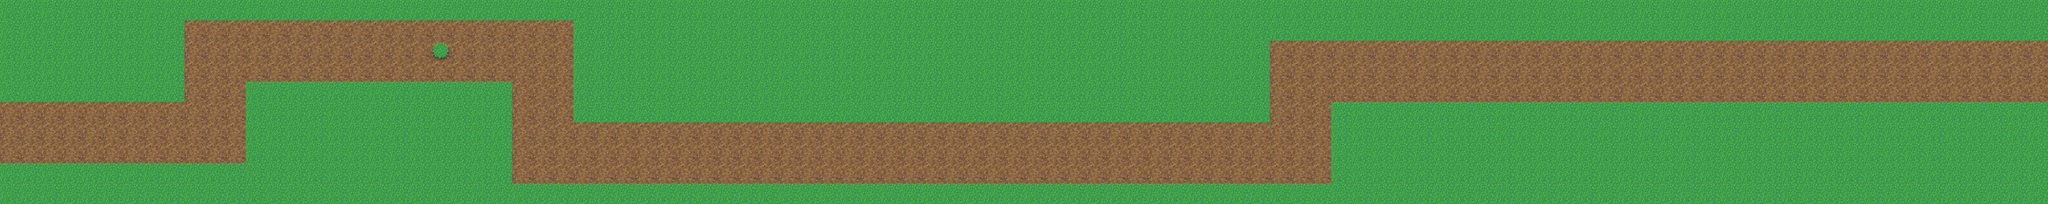

A level layout from a 2D game, rendered from its tile map. Below: a short description, then the map file with tile-grid data replaced by summaries:
An orthogonal 100x10 tile map with 64x64 px tiles, 1 tile layer (bg).

<map version="1.0" orientation="orthogonal" width="100" height="10" tilewidth="64" tileheight="64">
 <tileset firstgid="1" name="grass-tiles-2-small" tilewidth="64" tileheight="64">
  <image source="grass-tiles-2-small.png" width="384" height="192" />
 </tileset>
 <layer name="bg" width="100" height="10">
  <data>[1000 cells, 1000 non-empty, 3 distinct tile ids]</data>
 </layer>
</map>
